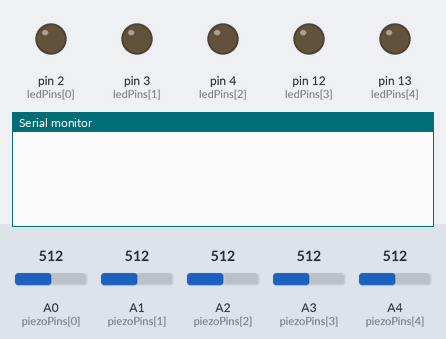
Simulated run of this sketch. Board: Arduino Uno, built with avr-gcc and run on an emulated ATmega328P. Parts: output pins drawn as LEDs (lit = HIGH), the last lines printed to the serial monitor. The test bench sets the inputs (shaded band); at power-on: A1 (piezoPins[1]) = 512, A0 (piezoPins[0]) = 512, A2 (piezoPins[2]) = 512, A3 (piezoPins[3]) = 512, A4 (piezoPins[4]) = 512.

Above: at 1.2 s.
1.3 s: A1 (piezoPins[1]) set to 50
At 1.7 s:
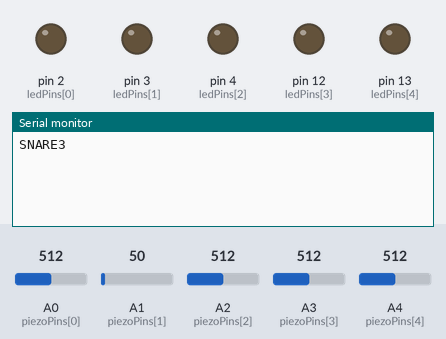
2.8 s: A0 (piezoPins[0]) set to 50
At 3.9 s:
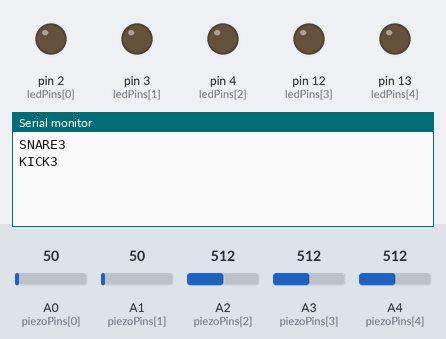
4.3 s: A2 (piezoPins[2]) set to 50
At 5.1 s:
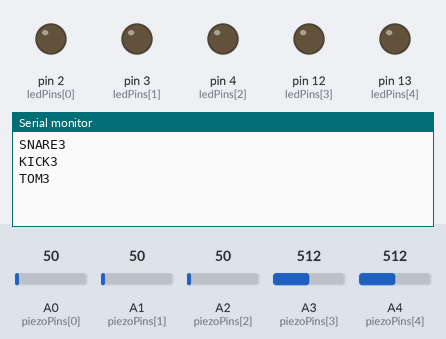
5.8 s: A3 (piezoPins[3]) set to 50
At 6.3 s:
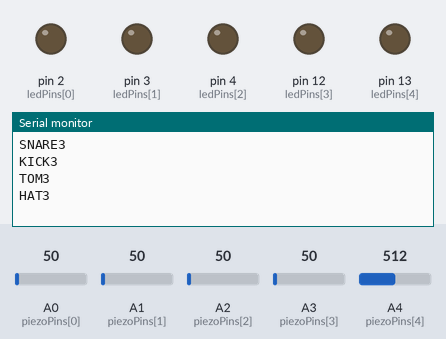
7.3 s: A4 (piezoPins[4]) set to 50
At 8.6 s:
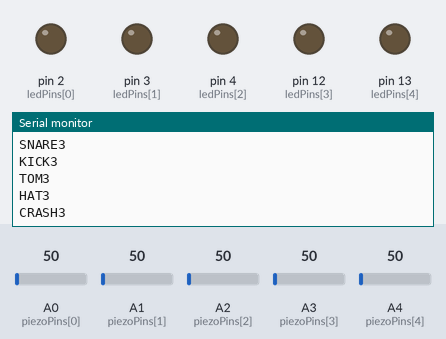

Measured:
- after the input at 1.3 s, the serial monitor: prints a new line at once (image 1)
- after the input at 2.8 s, the serial monitor: prints a new line at once (image 2)
- after the input at 4.3 s, the serial monitor: prints a new line at once (image 3)
- after the input at 5.8 s, the serial monitor: prints a new line at once (image 4)
- after the input at 7.3 s, the serial monitor: prints a new line at once (image 5)

The sketch:

arduino_drums.ino
```cpp
// Piezo inputs
int piezoPins[5] = {A0, A1, A2, A3, A4};
// LED outputs
int ledPins[5] = {2, 3, 4, 12, 13};
// Names for Serial output
String names[5] = {"KICK", "SNARE", "TOM", "HAT", "CRASH"};
// Smoothed envelope values
int envelope[5] = {0, 0, 0, 0, 0};
// Track how long each pad stays above threshold
bool isActive[5] = {false, false, false, false, false};
unsigned long hitStart[5] = {0, 0, 0, 0, 0};
// Fade speed (bigger = faster fade)
int fadeSpeed = 15;
// Sensitivity
int threshold = 60;
String getSpeedLevel(unsigned long durationMs) {
  if (durationMs < 60) return "1";   // short / fast
  if (durationMs < 125) return "2";  // normal
  return "3";                        // long / slow
}
void setup() {
  Serial.begin(115200);
  for (int i = 0; i < 5; i++) {
    pinMode(ledPins[i], OUTPUT);
  }
}
void loop() {
  for (int i = 0; i < 5; i++) {
    int raw = analogRead(piezoPins[i]);
    if (raw > envelope[i]) {
      envelope[i] = raw;
    } else {
      envelope[i] -= fadeSpeed;
      if (envelope[i] < 0) envelope[i] = 0;
    }

    //TrunoffLED
    analogWrite(ledPins[i], 0);

    if (raw > threshold) {
      if (!isActive[i]) {
        isActive[i] = true;
        hitStart[i] = millis();
      }
    } else if (isActive[i]) {
      unsigned long durationMs = millis() - hitStart[i];
      Serial.println(names[i] + getSpeedLevel(durationMs));
      isActive[i] = false;

        //TurnOnLED
        int brightness = map(envelope[i], 0, 1023, 0, 255);
        if (brightness > 0 && brightness < 25) {
            brightness = 25;
        }

        analogWrite(ledPins[i], brightness);

      }


  }
  delay(3);
}
```
